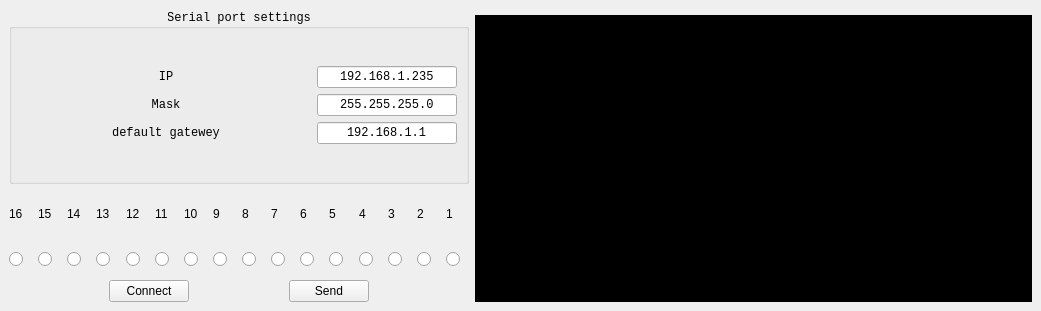
<?xml version="1.0" encoding="UTF-8"?>
<ui version="4.0">
 <class>MainWindow</class>
 <widget class="QMainWindow" name="MainWindow">
  <property name="geometry">
   <rect>
    <x>0</x>
    <y>0</y>
    <width>1041</width>
    <height>311</height>
   </rect>
  </property>
  <property name="windowTitle">
   <string>MainWindow</string>
  </property>
  <widget class="QWidget" name="centralwidget">
   <layout class="QGridLayout" name="gridLayout">
    <item row="0" column="0" rowspan="2">
     <layout class="QVBoxLayout" name="verticalLayout" stretch="1,0,0,0">
      <property name="sizeConstraint">
       <enum>QLayout::SetDefaultConstraint</enum>
      </property>
      <item>
       <widget class="QGroupBox" name="groupBox_serial">
        <property name="enabled">
         <bool>true</bool>
        </property>
        <property name="maximumSize">
         <size>
          <width>16777215</width>
          <height>175</height>
         </size>
        </property>
        <property name="font">
         <font>
          <family>Liberation Mono</family>
         </font>
        </property>
        <property name="title">
         <string>Serial port settings</string>
        </property>
        <property name="alignment">
         <set>Qt::AlignCenter</set>
        </property>
        <layout class="QVBoxLayout" name="verticalLayout_2">
         <item>
          <layout class="QGridLayout" name="gridLayout_tcp">
           <item row="0" column="1">
            <widget class="QLineEdit" name="lineEdit_ip">
             <property name="sizePolicy">
              <sizepolicy hsizetype="Fixed" vsizetype="Fixed">
               <horstretch>0</horstretch>
               <verstretch>0</verstretch>
              </sizepolicy>
             </property>
             <property name="minimumSize">
              <size>
               <width>140</width>
               <height>0</height>
              </size>
             </property>
             <property name="maximumSize">
              <size>
               <width>16777215</width>
               <height>16777215</height>
              </size>
             </property>
             <property name="text">
              <string>192.168.1.235</string>
             </property>
             <property name="alignment">
              <set>Qt::AlignCenter</set>
             </property>
            </widget>
           </item>
           <item row="1" column="1">
            <widget class="QLineEdit" name="lineEdit_IPMask">
             <property name="sizePolicy">
              <sizepolicy hsizetype="Fixed" vsizetype="Fixed">
               <horstretch>0</horstretch>
               <verstretch>0</verstretch>
              </sizepolicy>
             </property>
             <property name="minimumSize">
              <size>
               <width>140</width>
               <height>0</height>
              </size>
             </property>
             <property name="maximumSize">
              <size>
               <width>16777215</width>
               <height>16777215</height>
              </size>
             </property>
             <property name="text">
              <string>255.255.255.0</string>
             </property>
             <property name="alignment">
              <set>Qt::AlignCenter</set>
             </property>
            </widget>
           </item>
           <item row="2" column="1">
            <widget class="QLineEdit" name="lineEdit_DGate">
             <property name="sizePolicy">
              <sizepolicy hsizetype="Fixed" vsizetype="Fixed">
               <horstretch>0</horstretch>
               <verstretch>0</verstretch>
              </sizepolicy>
             </property>
             <property name="minimumSize">
              <size>
               <width>140</width>
               <height>0</height>
              </size>
             </property>
             <property name="maximumSize">
              <size>
               <width>16777215</width>
               <height>16777215</height>
              </size>
             </property>
             <property name="text">
              <string>192.168.1.1</string>
             </property>
             <property name="alignment">
              <set>Qt::AlignCenter</set>
             </property>
            </widget>
           </item>
           <item row="1" column="0">
            <widget class="QLabel" name="label_IPMask">
             <property name="minimumSize">
              <size>
               <width>160</width>
               <height>0</height>
              </size>
             </property>
             <property name="font">
              <font>
               <family>Liberation Mono</family>
              </font>
             </property>
             <property name="text">
              <string>Mask</string>
             </property>
             <property name="alignment">
              <set>Qt::AlignCenter</set>
             </property>
            </widget>
           </item>
           <item row="2" column="0">
            <widget class="QLabel" name="label_39">
             <property name="minimumSize">
              <size>
               <width>160</width>
               <height>0</height>
              </size>
             </property>
             <property name="font">
              <font>
               <family>Liberation Mono</family>
              </font>
             </property>
             <property name="text">
              <string>default gatewey</string>
             </property>
             <property name="alignment">
              <set>Qt::AlignCenter</set>
             </property>
            </widget>
           </item>
           <item row="0" column="0">
            <widget class="QLabel" name="label_IP">
             <property name="minimumSize">
              <size>
               <width>160</width>
               <height>0</height>
              </size>
             </property>
             <property name="font">
              <font>
               <family>Liberation Mono</family>
              </font>
             </property>
             <property name="text">
              <string>IP</string>
             </property>
             <property name="alignment">
              <set>Qt::AlignCenter</set>
             </property>
            </widget>
           </item>
          </layout>
         </item>
        </layout>
       </widget>
      </item>
      <item>
       <layout class="QHBoxLayout" name="horizontalLayout_3">
        <item>
         <widget class="QLabel" name="label">
          <property name="text">
           <string>16</string>
          </property>
         </widget>
        </item>
        <item>
         <widget class="QLabel" name="label_2">
          <property name="text">
           <string>15</string>
          </property>
         </widget>
        </item>
        <item>
         <widget class="QLabel" name="label_3">
          <property name="text">
           <string>14</string>
          </property>
         </widget>
        </item>
        <item>
         <widget class="QLabel" name="label_4">
          <property name="text">
           <string>13</string>
          </property>
         </widget>
        </item>
        <item>
         <widget class="QLabel" name="label_5">
          <property name="text">
           <string>12</string>
          </property>
         </widget>
        </item>
        <item>
         <widget class="QLabel" name="label_6">
          <property name="text">
           <string>11</string>
          </property>
         </widget>
        </item>
        <item>
         <widget class="QLabel" name="label_7">
          <property name="text">
           <string>10</string>
          </property>
         </widget>
        </item>
        <item>
         <widget class="QLabel" name="label_8">
          <property name="text">
           <string>9</string>
          </property>
         </widget>
        </item>
        <item>
         <widget class="QLabel" name="label_9">
          <property name="text">
           <string>8</string>
          </property>
         </widget>
        </item>
        <item>
         <widget class="QLabel" name="label_10">
          <property name="text">
           <string>7</string>
          </property>
         </widget>
        </item>
        <item>
         <widget class="QLabel" name="label_21">
          <property name="text">
           <string>6</string>
          </property>
         </widget>
        </item>
        <item>
         <widget class="QLabel" name="label_22">
          <property name="text">
           <string>5</string>
          </property>
         </widget>
        </item>
        <item>
         <widget class="QLabel" name="label_23">
          <property name="text">
           <string>4</string>
          </property>
         </widget>
        </item>
        <item>
         <widget class="QLabel" name="label_24">
          <property name="text">
           <string>3</string>
          </property>
         </widget>
        </item>
        <item>
         <widget class="QLabel" name="label_25">
          <property name="text">
           <string>2</string>
          </property>
         </widget>
        </item>
        <item>
         <widget class="QLabel" name="label_26">
          <property name="text">
           <string>1</string>
          </property>
         </widget>
        </item>
       </layout>
      </item>
      <item>
       <layout class="QHBoxLayout" name="horizontalLayout">
        <item>
         <widget class="QRadioButton" name="radioButton">
          <property name="minimumSize">
           <size>
            <width>0</width>
            <height>30</height>
           </size>
          </property>
          <property name="text">
           <string/>
          </property>
          <property name="autoExclusive">
           <bool>false</bool>
          </property>
         </widget>
        </item>
        <item>
         <widget class="QRadioButton" name="radioButton_2">
          <property name="minimumSize">
           <size>
            <width>0</width>
            <height>30</height>
           </size>
          </property>
          <property name="text">
           <string/>
          </property>
          <property name="autoExclusive">
           <bool>false</bool>
          </property>
         </widget>
        </item>
        <item>
         <widget class="QRadioButton" name="radioButton_3">
          <property name="minimumSize">
           <size>
            <width>0</width>
            <height>30</height>
           </size>
          </property>
          <property name="text">
           <string/>
          </property>
          <property name="autoExclusive">
           <bool>false</bool>
          </property>
         </widget>
        </item>
        <item>
         <widget class="QRadioButton" name="radioButton_4">
          <property name="minimumSize">
           <size>
            <width>0</width>
            <height>30</height>
           </size>
          </property>
          <property name="text">
           <string/>
          </property>
          <property name="autoExclusive">
           <bool>false</bool>
          </property>
         </widget>
        </item>
        <item>
         <widget class="QRadioButton" name="radioButton_5">
          <property name="minimumSize">
           <size>
            <width>0</width>
            <height>30</height>
           </size>
          </property>
          <property name="text">
           <string/>
          </property>
          <property name="autoExclusive">
           <bool>false</bool>
          </property>
         </widget>
        </item>
        <item>
         <widget class="QRadioButton" name="radioButton_6">
          <property name="minimumSize">
           <size>
            <width>0</width>
            <height>30</height>
           </size>
          </property>
          <property name="text">
           <string/>
          </property>
          <property name="autoExclusive">
           <bool>false</bool>
          </property>
         </widget>
        </item>
        <item>
         <widget class="QRadioButton" name="radioButton_7">
          <property name="minimumSize">
           <size>
            <width>0</width>
            <height>30</height>
           </size>
          </property>
          <property name="text">
           <string/>
          </property>
          <property name="autoExclusive">
           <bool>false</bool>
          </property>
         </widget>
        </item>
        <item>
         <widget class="QRadioButton" name="radioButton_8">
          <property name="minimumSize">
           <size>
            <width>0</width>
            <height>30</height>
           </size>
          </property>
          <property name="text">
           <string/>
          </property>
          <property name="autoExclusive">
           <bool>false</bool>
          </property>
         </widget>
        </item>
        <item>
         <widget class="QRadioButton" name="radioButton_9">
          <property name="minimumSize">
           <size>
            <width>0</width>
            <height>30</height>
           </size>
          </property>
          <property name="text">
           <string/>
          </property>
          <property name="autoExclusive">
           <bool>false</bool>
          </property>
         </widget>
        </item>
        <item>
         <widget class="QRadioButton" name="radioButton_10">
          <property name="minimumSize">
           <size>
            <width>0</width>
            <height>30</height>
           </size>
          </property>
          <property name="text">
           <string/>
          </property>
          <property name="autoExclusive">
           <bool>false</bool>
          </property>
         </widget>
        </item>
        <item>
         <widget class="QRadioButton" name="radioButton_11">
          <property name="minimumSize">
           <size>
            <width>0</width>
            <height>30</height>
           </size>
          </property>
          <property name="text">
           <string/>
          </property>
          <property name="autoExclusive">
           <bool>false</bool>
          </property>
         </widget>
        </item>
        <item>
         <widget class="QRadioButton" name="radioButton_12">
          <property name="minimumSize">
           <size>
            <width>0</width>
            <height>30</height>
           </size>
          </property>
          <property name="text">
           <string/>
          </property>
          <property name="autoExclusive">
           <bool>false</bool>
          </property>
         </widget>
        </item>
        <item>
         <widget class="QRadioButton" name="radioButton_13">
          <property name="minimumSize">
           <size>
            <width>0</width>
            <height>30</height>
           </size>
          </property>
          <property name="text">
           <string/>
          </property>
          <property name="autoExclusive">
           <bool>false</bool>
          </property>
         </widget>
        </item>
        <item>
         <widget class="QRadioButton" name="radioButton_14">
          <property name="minimumSize">
           <size>
            <width>0</width>
            <height>30</height>
           </size>
          </property>
          <property name="text">
           <string/>
          </property>
          <property name="autoExclusive">
           <bool>false</bool>
          </property>
         </widget>
        </item>
        <item>
         <widget class="QRadioButton" name="radioButton_15">
          <property name="minimumSize">
           <size>
            <width>0</width>
            <height>30</height>
           </size>
          </property>
          <property name="text">
           <string/>
          </property>
          <property name="autoExclusive">
           <bool>false</bool>
          </property>
         </widget>
        </item>
        <item>
         <widget class="QRadioButton" name="radioButton_16">
          <property name="minimumSize">
           <size>
            <width>0</width>
            <height>30</height>
           </size>
          </property>
          <property name="text">
           <string/>
          </property>
          <property name="autoExclusive">
           <bool>false</bool>
          </property>
         </widget>
        </item>
       </layout>
      </item>
      <item>
       <layout class="QHBoxLayout" name="horizontalLayout_2">
        <property name="spacing">
         <number>100</number>
        </property>
        <property name="leftMargin">
         <number>100</number>
        </property>
        <property name="rightMargin">
         <number>100</number>
        </property>
        <item>
         <widget class="QPushButton" name="pushButton_connect">
          <property name="text">
           <string>Connect</string>
          </property>
         </widget>
        </item>
        <item>
         <widget class="QPushButton" name="pushButton_send">
          <property name="text">
           <string>Send</string>
          </property>
         </widget>
        </item>
       </layout>
      </item>
     </layout>
    </item>
    <item row="1" column="1">
     <widget class="QTextBrowser" name="terminal">
      <property name="styleSheet">
       <string notr="true">background-color: black; 
color: rgb(255, 255, 255);</string>
      </property>
      <property name="readOnly">
       <bool>false</bool>
      </property>
     </widget>
    </item>
   </layout>
  </widget>
 </widget>
 <resources/>
 <connections/>
 <designerdata>
  <property name="gridDeltaX">
   <number>5</number>
  </property>
  <property name="gridDeltaY">
   <number>5</number>
  </property>
  <property name="gridSnapX">
   <bool>true</bool>
  </property>
  <property name="gridSnapY">
   <bool>true</bool>
  </property>
  <property name="gridVisible">
   <bool>true</bool>
  </property>
 </designerdata>
</ui>
